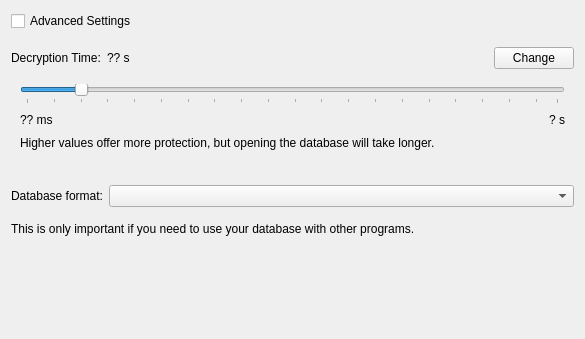
<?xml version="1.0" encoding="UTF-8"?>
<ui version="4.0">
 <class>DatabaseSettingsWidgetEncryption</class>
 <widget class="QWidget" name="DatabaseSettingsWidgetEncryption">
  <property name="geometry">
   <rect>
    <x>0</x>
    <y>0</y>
    <width>585</width>
    <height>339</height>
   </rect>
  </property>
  <layout class="QVBoxLayout" name="_2">
    <item>
        <widget class="QCheckBox" name="advancedSettingsToggle">
         <property name="text">
          <string>Advanced Settings</string>
         </property>
        </widget>
       </item>
   <item>
    <widget class="QStackedWidget" name="stackedWidget">
     <property name="currentIndex">
      <number>0</number>
     </property>
     <widget class="QWidget" name="simpleSettings">
      <layout class="QVBoxLayout" name="verticalLayout_2">
       <property name="leftMargin">
        <number>0</number>
       </property>
       <property name="topMargin">
        <number>0</number>
       </property>
       <property name="rightMargin">
        <number>0</number>
       </property>
       <property name="bottomMargin">
        <number>0</number>
       </property>
       <item>
        <spacer name="verticalSpacer_2">
         <property name="orientation">
          <enum>Qt::Vertical</enum>
         </property>
         <property name="sizeType">
          <enum>QSizePolicy::Fixed</enum>
         </property>
         <property name="sizeHint" stdset="0">
          <size>
           <width>20</width>
           <height>10</height>
          </size>
         </property>
        </spacer>
       </item>
       <item>
        <layout class="QHBoxLayout" name="horizontalLayout_2">
         <item>
          <widget class="QLabel" name="decryptionTimeLabel">
           <property name="text">
            <string>Decryption Time:</string>
           </property>
          </widget>
         </item>
         <item>
          <widget class="QLabel" name="decryptionTimeValueLabel">
           <property name="text">
            <string>?? s</string>
           </property>
          </widget>
         </item>
         <item>
          <spacer name="horizontalSpacer_2">
           <property name="orientation">
            <enum>Qt::Horizontal</enum>
           </property>
           <property name="sizeHint" stdset="0">
            <size>
             <width>40</width>
             <height>20</height>
            </size>
           </property>
          </spacer>
         </item>
         <item>
          <widget class="QPushButton" name="activateChangeDecryptionTimeButton">
           <property name="accessibleName">
            <string>Change existing decryption time</string>
           </property>
           <property name="text">
            <string>Change</string>
           </property>
          </widget>
         </item>
        </layout>
       </item>
       <item>
        <widget class="QWidget" name="decryptionTimeSettings" native="true">
         <layout class="QVBoxLayout" name="decryptionTimeSliderLayout">
          <item>
           <widget class="QSlider" name="decryptionTimeSlider">
            <property name="accessibleName">
             <string>Decryption time in seconds</string>
            </property>
            <property name="singleStep">
             <number>1</number>
            </property>
            <property name="pageStep">
             <number>10</number>
            </property>
            <property name="value">
             <number>10</number>
            </property>
            <property name="orientation">
             <enum>Qt::Horizontal</enum>
            </property>
            <property name="tickPosition">
             <enum>QSlider::TicksBelow</enum>
            </property>
            <property name="tickInterval">
             <number>5</number>
            </property>
           </widget>
          </item>
          <item>
           <layout class="QHBoxLayout" name="horizontalLayout">
            <item>
             <widget class="QLabel" name="minTimeLabel">
              <property name="text">
               <string>?? ms</string>
              </property>
             </widget>
            </item>
            <item>
             <spacer name="horizontalSpacer">
              <property name="orientation">
               <enum>Qt::Horizontal</enum>
              </property>
              <property name="sizeHint" stdset="0">
               <size>
                <width>40</width>
                <height>20</height>
               </size>
              </property>
             </spacer>
            </item>
            <item>
             <widget class="QLabel" name="maxTimeLabel">
              <property name="text">
               <string>? s</string>
              </property>
             </widget>
            </item>
           </layout>
          </item>
          <item>
           <widget class="QLabel" name="label_2">
            <property name="sizePolicy">
             <sizepolicy hsizetype="Preferred" vsizetype="Fixed">
              <horstretch>0</horstretch>
              <verstretch>0</verstretch>
             </sizepolicy>
            </property>
            <property name="text">
             <string>Higher values offer more protection, but opening the database will take longer.</string>
            </property>
            <property name="wordWrap">
             <bool>true</bool>
            </property>
           </widget>
          </item>
          <item>
           <spacer name="verticalSpacer_3">
            <property name="orientation">
             <enum>Qt::Vertical</enum>
            </property>
            <property name="sizeType">
             <enum>QSizePolicy::Fixed</enum>
            </property>
            <property name="sizeHint" stdset="0">
             <size>
              <width>20</width>
              <height>20</height>
             </size>
            </property>
           </spacer>
          </item>
         </layout>
        </widget>
       </item>
       <item>
        <layout class="QFormLayout" name="formLayout">
         <item row="0" column="0">
          <widget class="QLabel" name="compatibilityLabel">
           <property name="text">
            <string>Database format:</string>
           </property>
          </widget>
         </item>
         <item row="0" column="1">
          <widget class="QComboBox" name="compatibilitySelection">
           <property name="sizePolicy">
            <sizepolicy hsizetype="MinimumExpanding" vsizetype="Fixed">
             <horstretch>0</horstretch>
             <verstretch>0</verstretch>
            </sizepolicy>
           </property>
           <property name="accessibleName">
            <string>Database format</string>
           </property>
          </widget>
         </item>
        </layout>
       </item>
       <item>
        <widget class="QLabel" name="label">
         <property name="text">
          <string>This is only important if you need to use your database with other programs.</string>
         </property>
        </widget>
       </item>
      </layout>
     </widget>
     <widget class="QWidget" name="advancedSettings">
      <layout class="QFormLayout" name="formLayout_2">
       <property name="leftMargin">
        <number>0</number>
       </property>
       <property name="topMargin">
        <number>0</number>
       </property>
       <property name="rightMargin">
        <number>0</number>
       </property>
       <property name="bottomMargin">
        <number>0</number>
       </property>
       <item row="0" column="0">
        <widget class="QLabel" name="algorithmLabel">
         <property name="text">
          <string>Encryption Algorithm:</string>
         </property>
        </widget>
       </item>
       <item row="0" column="1">
        <widget class="QComboBox" name="algorithmComboBox">
         <property name="sizePolicy">
          <sizepolicy hsizetype="Expanding" vsizetype="Fixed">
           <horstretch>0</horstretch>
           <verstretch>0</verstretch>
          </sizepolicy>
         </property>
         <property name="accessibleName">
          <string>Encryption algorithm</string>
         </property>
         <item>
          <property name="text">
           <string>AES:  256 Bit   (default)</string>
          </property>
         </item>
         <item>
          <property name="text">
           <string>Twofish:  256 Bit</string>
          </property>
         </item>
        </widget>
       </item>
       <item row="1" column="0">
        <widget class="QLabel" name="kdfLabel">
         <property name="text">
          <string>Key Derivation Function:</string>
         </property>
        </widget>
       </item>
       <item row="1" column="1">
        <widget class="QComboBox" name="kdfComboBox">
         <property name="sizePolicy">
          <sizepolicy hsizetype="Expanding" vsizetype="Fixed">
           <horstretch>0</horstretch>
           <verstretch>0</verstretch>
          </sizepolicy>
         </property>
         <property name="accessibleName">
          <string>Key derivation function</string>
         </property>
        </widget>
       </item>
       <item row="2" column="0">
        <widget class="QLabel" name="transformRoundsLabel">
         <property name="text">
          <string>Transform rounds:</string>
         </property>
        </widget>
       </item>
       <item row="2" column="1">
        <layout class="QHBoxLayout" name="horizontalLayout_3" stretch="40,40,0">
         <item>
          <widget class="QSpinBox" name="transformRoundsSpinBox">
           <property name="minimumSize">
            <size>
             <width>150</width>
             <height>0</height>
            </size>
           </property>
           <property name="maximumSize">
            <size>
             <width>150</width>
             <height>16777215</height>
            </size>
           </property>
           <property name="accessibleName">
            <string>Transform rounds</string>
           </property>
           <property name="alignment">
            <set>Qt::AlignLeading|Qt::AlignLeft|Qt::AlignVCenter</set>
           </property>
           <property name="minimum">
            <number>1</number>
           </property>
           <property name="maximum">
            <number>1000000000</number>
           </property>
          </widget>
         </item>
         <item>
          <widget class="QToolButton" name="transformBenchmarkButton">
           <property name="focusPolicy">
            <enum>Qt::WheelFocus</enum>
           </property>
          </widget>
         </item>
         <item>
          <spacer name="horizontalSpacer_3">
           <property name="orientation">
            <enum>Qt::Horizontal</enum>
           </property>
           <property name="sizeHint" stdset="0">
            <size>
             <width>40</width>
             <height>20</height>
            </size>
           </property>
          </spacer>
         </item>
        </layout>
       </item>
       <item row="3" column="0">
        <widget class="QLabel" name="memoryUsageLabel">
         <property name="text">
          <string>Memory Usage:</string>
         </property>
        </widget>
       </item>
       <item row="3" column="1">
        <widget class="QSpinBox" name="memorySpinBox">
         <property name="minimumSize">
          <size>
           <width>150</width>
           <height>0</height>
          </size>
         </property>
         <property name="maximumSize">
          <size>
           <width>150</width>
           <height>16777215</height>
          </size>
         </property>
         <property name="accessibleName">
          <string>Memory usage</string>
         </property>
         <property name="minimum">
          <number>1</number>
         </property>
         <property name="maximum">
          <number>1048576</number>
         </property>
        </widget>
       </item>
       <item row="4" column="0">
        <widget class="QLabel" name="parallelismLabel">
         <property name="text">
          <string>Parallelism:</string>
         </property>
        </widget>
       </item>
       <item row="4" column="1">
        <widget class="QSpinBox" name="parallelismSpinBox">
         <property name="minimumSize">
          <size>
           <width>150</width>
           <height>0</height>
          </size>
         </property>
         <property name="maximumSize">
          <size>
           <width>150</width>
           <height>16777215</height>
          </size>
         </property>
         <property name="accessibleName">
          <string>Parallelism</string>
         </property>
         <property name="minimum">
          <number>1</number>
         </property>
         <property name="maximum">
          <number>128</number>
         </property>
        </widget>
       </item>
      </layout>
     </widget>
    </widget>
   </item>
   <item>
    <spacer name="verticalSpacer">
     <property name="orientation">
      <enum>Qt::Vertical</enum>
     </property>
     <property name="sizeHint" stdset="0">
      <size>
       <width>20</width>
       <height>40</height>
      </size>
     </property>
    </spacer>
   </item>
  </layout>
 </widget>
 <tabstops>
  <tabstop>activateChangeDecryptionTimeButton</tabstop>
  <tabstop>decryptionTimeSlider</tabstop>
  <tabstop>compatibilitySelection</tabstop>
  <tabstop>algorithmComboBox</tabstop>
  <tabstop>kdfComboBox</tabstop>
  <tabstop>transformRoundsSpinBox</tabstop>
  <tabstop>transformBenchmarkButton</tabstop>
  <tabstop>memorySpinBox</tabstop>
  <tabstop>parallelismSpinBox</tabstop>
 </tabstops>
 <resources/>
 <connections/>
</ui>
